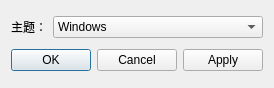
<?xml version="1.0" encoding="UTF-8"?>
<ui version="4.0">
 <class>Dialog</class>
 <widget class="QDialog" name="Dialog">
  <property name="geometry">
   <rect>
    <x>0</x>
    <y>0</y>
    <width>255</width>
    <height>88</height>
   </rect>
  </property>
  <property name="windowTitle">
   <string>设置</string>
  </property>
  <layout class="QVBoxLayout" name="verticalLayout">
   <item>
    <layout class="QHBoxLayout" name="styleLayout">
     <item>
      <widget class="QLabel" name="labStyle">
       <property name="sizePolicy">
        <sizepolicy hsizetype="Maximum" vsizetype="Preferred">
         <horstretch>0</horstretch>
         <verstretch>0</verstretch>
        </sizepolicy>
       </property>
       <property name="text">
        <string>主题：</string>
       </property>
      </widget>
     </item>
     <item>
      <widget class="QComboBox" name="comboBox_style">
       <property name="sizePolicy">
        <sizepolicy hsizetype="Expanding" vsizetype="Fixed">
         <horstretch>0</horstretch>
         <verstretch>0</verstretch>
        </sizepolicy>
       </property>
       <item>
        <property name="text">
         <string>Windows</string>
        </property>
       </item>
       <item>
        <property name="text">
         <string>Fusion</string>
        </property>
       </item>
      </widget>
     </item>
    </layout>
   </item>
   <item>
    <widget class="QDialogButtonBox" name="buttonBox">
      <property name="orientation">
        <enum>Qt::Horizontal</enum>
      </property>
      <property name="standardButtons">
        <set>QDialogButtonBox::Apply|QDialogButtonBox::Cancel|QDialogButtonBox::Ok</set>
      </property>
    </widget>
   </item>
  </layout>
 </widget>
 <resources/>
 <connections/>
</ui>
